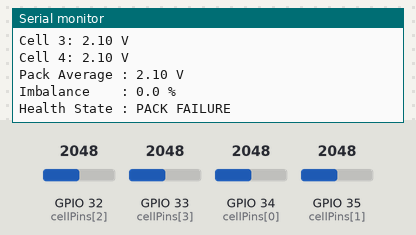
A sketch run on a simulated ESP32. Shown: the last lines printed to the serial monitor. The inputs (shaded band) are chosen by the test bench; at power-on: GPIO 33 (cellPins[3]) = 2048, GPIO 32 (cellPins[2]) = 2048, GPIO 34 (cellPins[0]) = 2048, GPIO 35 (cellPins[1]) = 2048.

Above: at 3.6 s.
3.7 s: GPIO 33 (cellPins[3]) set to 972
At 5.5 s:
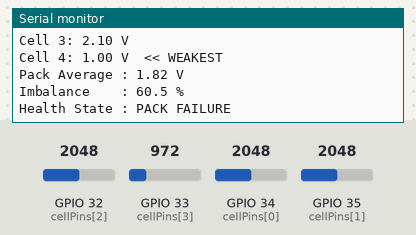
8.0 s: GPIO 33 (cellPins[3]) set to 853
At 10.1 s:
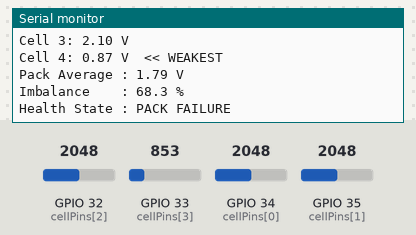
12.8 s: GPIO 32 (cellPins[2]) set to 3278
At 14.1 s:
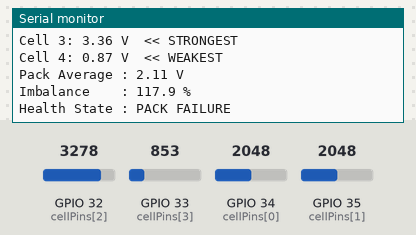
17.1 s: GPIO 32 (cellPins[2]) set to 3390
At 17.7 s:
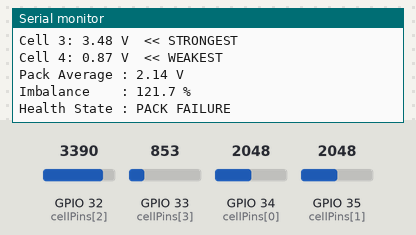
Timing chart, 0 to 19.7 s (numbered marks = the images above; inputs shaded):
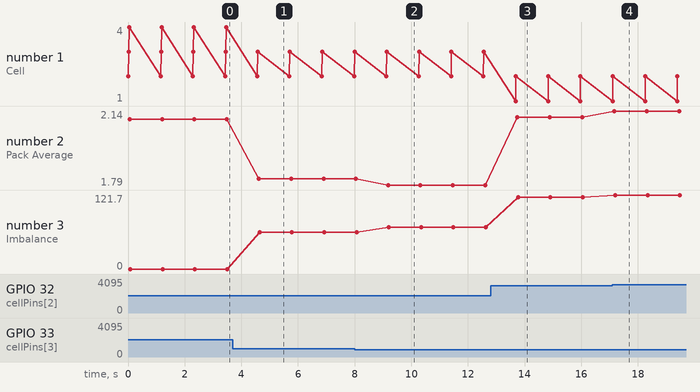

The sketch:

sketch.ino
```cpp
const int cellPins[4] = {34, 35, 32, 33};
float cellVoltage[4];
float packTotal;
float packAverage;
float imbalance;
float minV, maxV;
int weakestCell, strongestCell;
const char* healthState;

void readCells() {
  packTotal = 0;
  minV = 9999;
  maxV = 0;
  for (int i = 0; i < 4; i++) {
    int raw = analogRead(cellPins[i]);
    cellVoltage[i] = (raw / 4095.0) * 4.2;
    packTotal += cellVoltage[i];

    if (cellVoltage[i] < minV) {
      minV = cellVoltage[i];
      weakestCell = i;
    }
    if (cellVoltage[i] > maxV) {
      maxV = cellVoltage[i];
      strongestCell = i;
    }
  }
}

void calculateStats() {
  packAverage = packTotal / 4.0;
  imbalance = ((maxV - minV) / packAverage) * 100.0;
}

void classifyHealth() {
  if (minV < 2.8) {
    healthState = "PACK FAILURE";
  } else if (imbalance > 20.0) {
    healthState = "CRITICAL IMBALANCE";
  } else if (imbalance > 10.0) {
    healthState = "MINOR IMBALANCE";
  } else {
    healthState = "HEALTHY";
  }
}

void printReport() {
  Serial.println("=||=||= Battery Report =||=||=");
  for (int i = 0; i < 4; i++) {
    Serial.print("Cell ");
    Serial.print(i + 1);
    Serial.print(": ");
    Serial.print(cellVoltage[i], 2);
    Serial.print(" V");
    if (i == weakestCell) Serial.print("  << WEAKEST");
    if (i == strongestCell) Serial.print("  << STRONGEST");
    Serial.println();
  }
  Serial.print("Pack Average : ");
  Serial.print(packAverage, 2);
  Serial.println(" V");
  Serial.print("Imbalance    : ");
  Serial.print(imbalance, 1);
  Serial.println(" %");
  Serial.print("Health State : ");
  Serial.println(healthState);
  Serial.println();
}

void setup() {
  Serial.begin(9600);
}

void loop() {
  readCells();
  calculateStats();
  classifyHealth();
  printReport();
  delay(1000);
}
```

Measured:
- after the input at 3.7 s, the serial monitor: prints a new line after 0.86 s (image 1)
- after the input at 8.0 s, the serial monitor: prints a new line after 1.2 s (image 2)
- after the input at 12.8 s, the serial monitor: prints a new line after 0.89 s (image 3)
- after the input at 17.1 s, the serial monitor: prints a new line at once (image 4)
- plotted number 2: 2.1 → 1.82 after the input at 3.7 s, 1.82 → 1.79 after the input at 8.0 s, 1.79 → 2.11 after the input at 12.8 s, 2.11 → 2.14 after the input at 17.1 s
- plotted number 3: 0 → 60.5 after the input at 3.7 s, 60.5 → 68.3 after the input at 8.0 s, 68.3 → 117.9 after the input at 12.8 s, 117.9 → 121.7 after the input at 17.1 s
